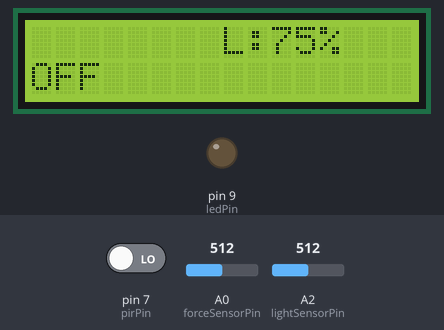
A sketch run on a simulated Arduino Uno, built with avr-gcc and run on an emulated ATmega328P. Shown: 16×2 character LCD, output pins drawn as LEDs (lit = HIGH). The inputs (shaded band) are chosen by the test bench; at power-on: A2 (lightSensorPin) = 512, pin 7 (pirPin) LOW, A0 (forceSensorPin) = 512. What the sketch prints to the serial monitor is not drawn.

Above: at 3.2 s.
3.3 s: A2 (lightSensorPin) set to 279
At 5.1 s:
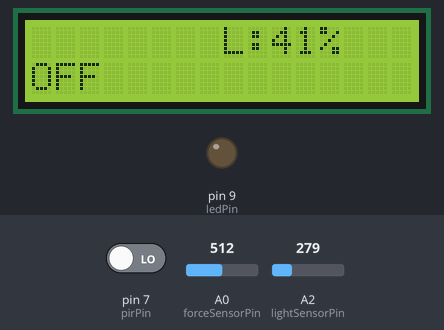
5.7 s: A2 (lightSensorPin) set to 254
At 6.7 s:
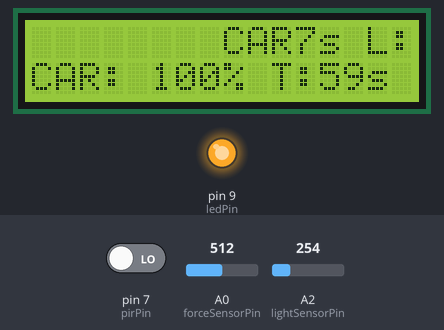
8.7 s: pin 7 (pirPin) driven HIGH
At 10.1 s:
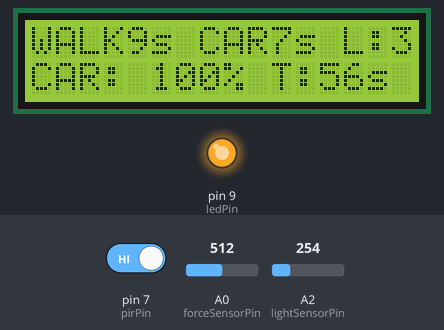
11.7 s: A2 (lightSensorPin) set to 306
At 13.9 s:
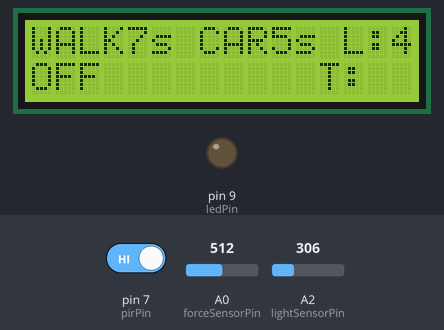
14.7 s: A2 (lightSensorPin) set to 122
At 15.2 s:
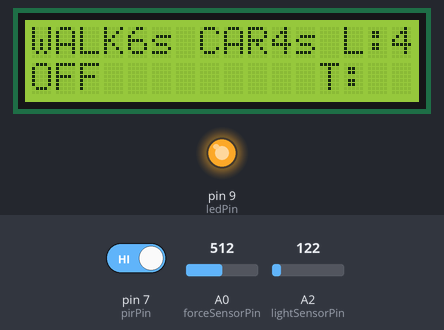
16.8 s: A0 (forceSensorPin) set to 200
19.6 s: A0 (forceSensorPin) set to 175
At 28.2 s:
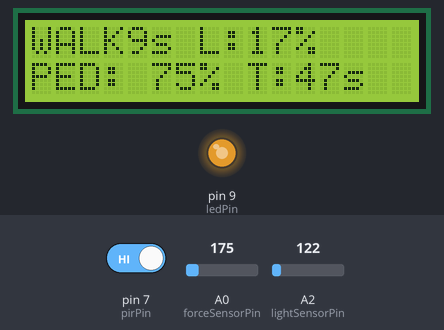
Timing chart, 0 to 28.9 s (numbered marks = the images above; inputs shaded):
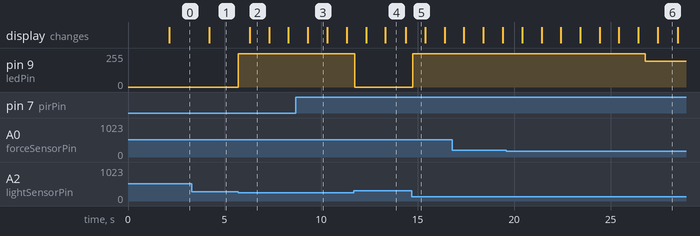

The sketch:

Reactive.ino
```cpp
#include <Wire.h>
#include <LiquidCrystal_I2C.h>

LiquidCrystal_I2C lcd(0x27, 16, 2);

// Pins
const int ledPin = 9;
const int pirPin = 7;
const int lightSensorPin = A2;
const int forceSensorPin = A0;

// Thresholds Set
const int DARKNESS_THRESHOLD = 40;
const int PRESSURE_THRESHOLD = 40;

// Light On Duration
const unsigned long LIGHT_DURATION = 60000;
const unsigned long VEHICLE_HOLD_TIME = 8000;
const unsigned long PEDESTRIAN_HOLD_TIME = 10000;

// Brightness Levels
const int BRIGHTNESS_OFF = 0;
const int BRIGHTNESS_DARK = 77;
const int BRIGHTNESS_PEDESTRIAN = 192;
const int BRIGHTNESS_VEHICLE = 250;

// State tracking
struct PedestrianState {
    bool active;
    unsigned long endTime;
    unsigned long lastTriggerTime;
};

struct VehicleState {
    bool active;
    unsigned long endTime;
    unsigned long lastTriggerTime;
};

PedestrianState pedestrian = {false, 0, 0};
VehicleState vehicle = {false, 0, 0};
unsigned long overallStartTime = 0;
int currentBrightness = BRIGHTNESS_OFF;
bool isDark = false;

// Cooldown to prevent repeated triggers
const unsigned long TRIGGER_COOLDOWN = 1000;

void setup() {
    Serial.begin(115200);

    lcd.init();
    lcd.backlight();

    lcd.print("Smart Street");
    lcd.setCursor(0, 1);
    lcd.print("Light v3.1");
    delay(2000);
    lcd.clear();

    pinMode(ledPin, OUTPUT);
    pinMode(lightSensorPin, INPUT);
    pinMode(pirPin, INPUT);
    pinMode(forceSensorPin, INPUT);

    analogWrite(ledPin, BRIGHTNESS_OFF);

    Serial.println("System ready. PIR needs warm-up time.");
}

void loop() {
    int lightValue = analogRead(lightSensorPin);
    bool pedestrianNow = digitalRead(pirPin);
    int forceValue = analogRead(forceSensorPin);
    int pressure = constrain(map(forceValue, 0, 466, 0, 100), 0, 100);
    int lightLevel = constrain(map(lightValue, 0, 679, 0, 100), 0, 100);

    isDark = (lightLevel < DARKNESS_THRESHOLD);
    bool vehicleNow = (pressure > PRESSURE_THRESHOLD);

    unsigned long currentTime = millis();

    // Pedestrian detection with cooldown
    if (isDark && pedestrianNow) {
        // Check if enough time has passed since last trigger
        if (currentTime - pedestrian.lastTriggerTime > TRIGGER_COOLDOWN) {
            pedestrian.active = true;
            pedestrian.endTime = currentTime + PEDESTRIAN_HOLD_TIME;
            pedestrian.lastTriggerTime = currentTime;

            Serial.println("=== PEDESTRIAN DETECTED - 20s timer ===");
            Serial.print("Current brightness should be: ");
            Serial.print(map(BRIGHTNESS_PEDESTRIAN, 0, 255, 0, 100));
            Serial.println("%");
        }
    }

    // Vehicle detection with cooldown
    if (isDark && vehicleNow) {
        if (currentTime - vehicle.lastTriggerTime > TRIGGER_COOLDOWN) {
            vehicle.active = true;
            vehicle.endTime = currentTime + VEHICLE_HOLD_TIME;
            vehicle.lastTriggerTime = currentTime;

            Serial.println("=== VEHICLE DETECTED - 8s timer ===");
        }
    }

    // Update timers and check expiration
    if (pedestrian.active && currentTime >= pedestrian.endTime) {
        pedestrian.active = false;
        Serial.println("Pedestrian timer expired");
    }

    if (vehicle.active && currentTime >= vehicle.endTime) {
        vehicle.active = false;
        Serial.println("Vehicle timer expired");
    }

    int newBrightness = BRIGHTNESS_OFF;

    if (isDark) {
        newBrightness = BRIGHTNESS_DARK;

        if (pedestrian.active) {
            newBrightness = BRIGHTNESS_PEDESTRIAN;
        }

        if (vehicle.active) {
            newBrightness = BRIGHTNESS_VEHICLE;
        }
    }

    // DEBUG: Print when brightness should change
    if (newBrightness != currentBrightness) {
        Serial.print("DEBUG: Brightness changing from ");
        Serial.print(map(currentBrightness, 0, 255, 0, 100));
        Serial.print("% to ");
        Serial.print(map(newBrightness, 0, 255, 0, 100));
        Serial.println("%");
    }

    if (newBrightness != currentBrightness) {
        currentBrightness = newBrightness;
        analogWrite(ledPin, currentBrightness);

        Serial.print(">>> Brightness SET to: ");
        Serial.print(map(currentBrightness, 0, 255, 0, 100));
        Serial.println("% <<<");

        if (currentBrightness > BRIGHTNESS_OFF && overallStartTime == 0) {
            overallStartTime = currentTime;
        } else if (currentBrightness == BRIGHTNESS_OFF) {
            overallStartTime = 0;
        }
    }

    if (currentBrightness > BRIGHTNESS_OFF &&
        (currentTime - overallStartTime > LIGHT_DURATION)) {
        currentBrightness = BRIGHTNESS_OFF;
        analogWrite(ledPin, BRIGHTNESS_OFF);
        pedestrian.active = false;
        vehicle.active = false;
        overallStartTime = 0;
        Serial.println("Overall duration expired - light off");
    }

    static unsigned long lastPrint = 0;
    if (currentTime - lastPrint > 1000) {
        long pedestrianRemaining = pedestrian.active ? (pedestrian.endTime - currentTime) / 1000 : 0;
        long vehicleRemaining = vehicle.active ? (vehicle.endTime - currentTime) / 1000 : 0;

        // Serial Monitor for debugging
        Serial.print("Light: ");
        Serial.print(lightLevel);
        Serial.print("% | Dark: ");
        Serial.print(isDark ? "Yes" : "No");
        Serial.print(" | PIR: ");
        Serial.print(pedestrianNow ? "HIGH" : "LOW");
        Serial.print(" | Ped Active: ");
        Serial.print(pedestrian.active ? "Yes" : "No");
        Serial.print(" (");
        Serial.print(pedestrianRemaining);
        Serial.print("s)");
        Serial.print(" | Last Trigger: ");
        Serial.print((currentTime - pedestrian.lastTriggerTime) / 1000);
        Serial.print("s ago");
        Serial.print(" | Vehicle: ");
        Serial.print(vehicleNow ? "Yes" : "No");
        Serial.print(" (");
        Serial.print(vehicleRemaining);
        Serial.print("s)");
        Serial.print(" | Pressure: ");
        Serial.print(pressure);
        Serial.print("%");
        Serial.print(" | Brightness: ");
        Serial.print(map(currentBrightness, 0, 255, 0, 100));
        Serial.println("%");

        lcd.clear();

        lcd.setCursor(0, 0);
        if (pedestrian.active) {
            lcd.print("WALK");
            lcd.print(pedestrianRemaining);
            lcd.print("s ");
        } else if (pedestrianNow) {
            lcd.print("PIR:ON  ");
        } else {
            lcd.print("        ");
        }

        if (vehicle.active) {
            lcd.print("CAR");
            lcd.print(vehicleRemaining);
            lcd.print("s ");
        }

        lcd.print("L:");
        lcd.print(lightLevel);
        lcd.print("%");

        // Print Brightness Level
        lcd.setCursor(0, 1);
        if (currentBrightness == BRIGHTNESS_OFF) {
            lcd.print("OFF        ");
        } else if (currentBrightness == BRIGHTNESS_DARK) {
            lcd.print("DARK 30%   ");
        } else if (currentBrightness == BRIGHTNESS_PEDESTRIAN) {
            lcd.print("PED: 75%");
        } else if (currentBrightness == BRIGHTNESS_VEHICLE) {
            lcd.print("CAR: 100%");
        }

        if (pedestrian.active || vehicle.active) {
            lcd.print(" T:");
            if (overallStartTime > 0) {
                lcd.print((LIGHT_DURATION - (currentTime - overallStartTime)) / 1000);
                lcd.print("s");
            }
        }

        lastPrint = currentTime;
    }

    delay(50);
}
```

Measured:
- the behaviour switches between 272 and 271 on A2 (lightSensorPin) (found by bisection; images 1 and 2)
- the behaviour switches between 192 and 191 on A0 (forceSensorPin) (found by bisection; images 5 and 6)
- after the input at 3.3 s, the display: changes after 0.91 s (image 1)
- after the input at 5.7 s, pin 9 (ledPin): 0/255 → 250/255 at once; the display: changes after 0.61 s (image 2)
- after the input at 8.7 s, the display: changes after 0.62 s (image 3)
- after the input at 11.7 s, pin 9 (ledPin): 250/255 → 0/255 at once; the display: first changes after 0.63 s (image 4 shows a later state)
- after the input at 14.7 s, pin 9 (ledPin): 0/255 → 250/255 at once
- after the input at 19.6 s, pin 9 (ledPin): 250/255 → 192/255 after 7.2 s
